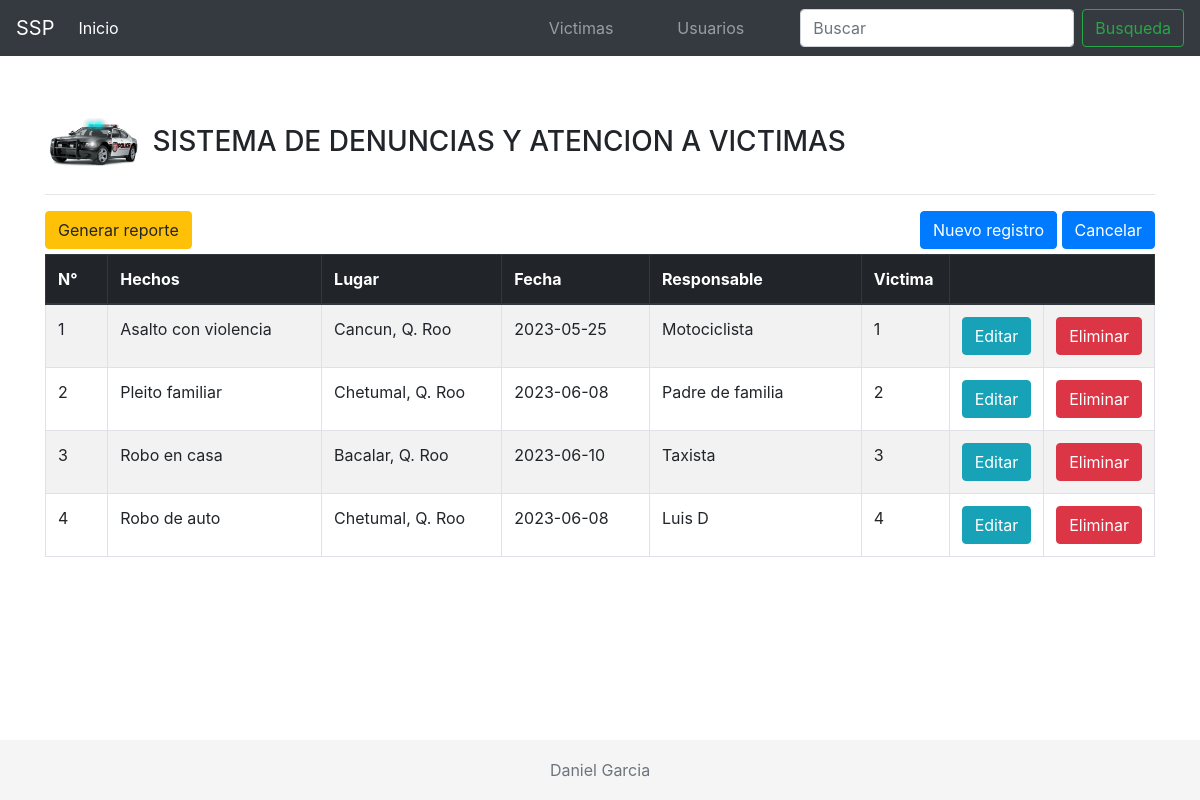
Page /crud/index_old.php on the committed database.
### tables this page shows
CREATE TABLE `denuncia` (
  `idDenuncia` int(11) NOT NULL,
  `hechos` varchar(255) DEFAULT NULL,
  `lugar` varchar(255) DEFAULT NULL,
  `fecha` date DEFAULT NULL,
  `responsable` varchar(255) DEFAULT NULL,
  `idVictima` int(11) NOT NULL
);

### datos/ConexionBD.php (called while the page is built, shortened)
<?php
class ConexionBD
{
    private static $db = null;
    private static $pdo;
    public static function obtenerInstancia()
    {
        if (self::$db === null) {
            self::$db = new self();
        }
        return self::$db;
    }
    public function obtenerBD()
    {
        if (self::$pdo == null) {
            self::$pdo = new PDO(
                'mysql:dbname=' . BASE_DE_DATOS .
                ';host=' . NOMBRE_HOST . ";",
                USUARIO,
                CONTRASENA,
                array(PDO::MYSQL_ATTR_INIT_COMMAND => "SET NAMES utf8")
            );
            self::$pdo->setAttribute(PDO::ATTR_ERRMODE, PDO::ERRMODE_EXCEPTION);
        }
        return self::$pdo;
    }
}

### crud/index_old.php (the view, shortened to what this page needs)
<?php
require('../datos/ConexionBD.php');
?>
<!doctype html>
<html lang="es">
<head>
  <link href="dist/css/bootstrap.min.css" rel="stylesheet">
  <link href="assets/sticky-footer-navbar.css" rel="stylesheet">
</head>
<body>
  <header>
    <nav class="navbar navbar-expand-md navbar-dark fixed-top bg-dark"> <a class="navbar-brand" href="#">SSP</a>
      <div class="collapse navbar-collapse" id="navbarCollapse">
        <ul class="navbar-nav mr-auto">
          <li class="nav-item active"> <a class="nav-link" href="index.php">Inicio <span class="sr-only">(current)</span></a> </li>
        </ul>
        <ul class="navbar-nav mr-5">
          <li class="nav-item"> <a class="nav-link" href="http://localhost/api.victimas.com/v1/victimas">Victimas </a> </li>
        </ul>
        <ul class="navbar-nav mr-5">
          <li class="nav-item"> <a class="nav-link" href="http://localhost/api.victimas.com/v1/usuarios">Usuarios </a> </li>
        </ul>
        <form class="form-inline mt-2 mt-md-0">
          <input class="form-control mr-sm-2" type="text" placeholder="Buscar" aria-label="Search">
          <button class="btn btn-outline-success my-2 my-sm-0" type="submit">Busqueda</button>
        </form>
      </div>
    </nav>
  </header>
  <div class="container">
    <h3 class="mt-5"><img src="img/patrulla.gif" width="100px" height="70px"> SISTEMA DE DENUNCIAS Y ATENCION A VICTIMAS</h3>
    <hr>
    <div class="row">
      <div class="col-12 col-md-12">
        <div style="float:left;">
          <a href="reporte.php" target="_blank" class="btn btn-warning">Generar reporte</a>
        </div>
        <div style="float:right; margin-bottom:5px;">
          <form action="" method="post"><button class="btn btn-primary" name="formInsertar">Nuevo registro</button> <a href="index.php"><button type="button" class="btn btn-primary">Cancelar</button></a></form>
        </div>
        <div class="table-responsive">
          <table class="table table-bordered table-striped">
            <thead class="thead-dark">
              <th width="6%">N°</th>
              <th width="22%">Hechos</th>
              <th width="18%">Lugar</th>
              <th width="15%">Fecha</th>
              <th width="21%">Responsable</th>
              <th width="8%">Victima</th>
              <th width="13%" colspan="2"></th>
            </thead>
            <tbody>
              <?php
              $sql = "SELECT * FROM denuncia";
              $query = ConexionBD::obtenerInstancia()->obtenerBD()->prepare($sql);
              $query->execute();
              $results = $query->fetchAll(PDO::FETCH_OBJ);
              if ($query->rowCount() > 0) {
                foreach ($results as $result) {
                  echo "<tr>
                        <td>" . $result->idDenuncia . "</td>
                        <td>" . $result->hechos . "</td>
                        <td>" . $result->lugar . "</td>
                        <td>" . $result->fecha . "</td>
                        <td>" . $result->responsable . "</td>
                        <td>" . $result->idVictima . "</td>
                        <td>
                        <form method='POST' action='" . $_SERVER['PHP_SELF'] . "'>
                        <input type='hidden' name='idDenuncia' value='" . $result->idDenuncia . "'>
                        <button name='editar' class='btn btn-info'>Editar</button>
                        </form>
                        </td>
                        <td>
                        <form  onsubmit=\"return confirm('¿Estás seguro de eliminar el registro?');\" method='POST' action='" . $_SERVER['PHP_SELF'] . "'>
                        <input type='hidden' name='idDenuncia' value='" . $result->idDenuncia . "'>
                        <button name='eliminar' class='btn btn-danger'>Eliminar</button>
                        </form>
                        </td>
                        </tr>";
                }
              }
              ?>
            </tbody>
          </table>
        </div>
      </div>
    </div>
  </div>
  <footer class="footer">
    <div class="container"> <span class="text-muted">
        <p align="center">Daniel Garcia</a></p>
      </span> </div>
  </footer>
</body>
</html>

### crud/assets/sticky-footer-navbar.css (style rules this page uses)
html { position: relative; min-height: 100%; }
body { margin-bottom: 60px; }
.footer { position: absolute; bottom: 0; width: 100%; height: 60px; line-height: 60px; background-color: #f5f5f5; }
body > .container { padding: 60px 15px 0; }
.footer > .container { padding-right: 15px; padding-left: 15px; }

### rows in the picture
denuncia: idDenuncia "1", hechos "Asalto con violencia", lugar "Cancun, Q. Roo", fecha "2023-05-25", responsable "Motociclista", idVictima "1"
denuncia: idDenuncia "2", hechos "Pleito familiar", lugar "Chetumal, Q. Roo", fecha "2023-06-08", responsable "Padre de familia", idVictima "2"
denuncia: idDenuncia "3", hechos "Robo en casa", lugar "Bacalar, Q. Roo", fecha "2023-06-10", responsable "Taxista", idVictima "3"
denuncia: idDenuncia "4", hechos "Robo de auto", lugar "Chetumal, Q. Roo", fecha "2023-06-08", responsable "Luis D", idVictima "4"
